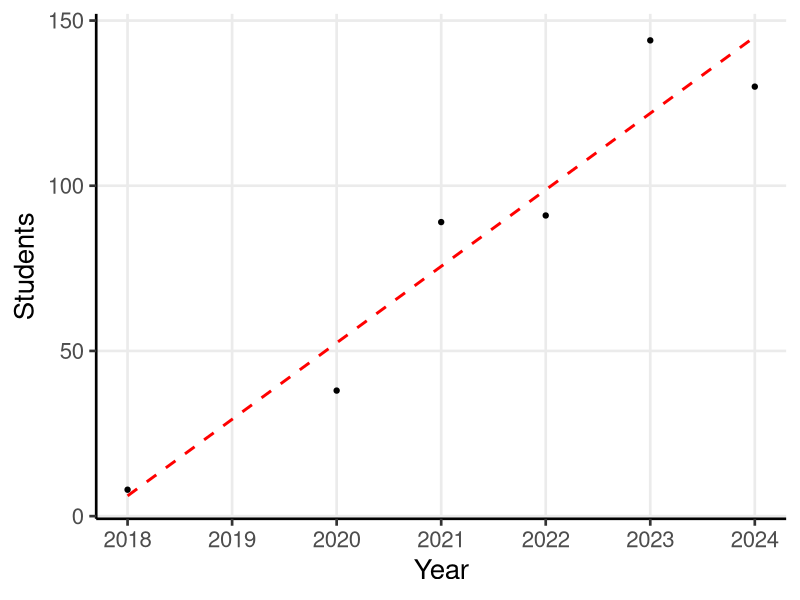

R code for this plot:
## ---- chunk 1
#| echo: true
my_vector <- c(49, 31, 24, 35, 71, 7, 36, 23, 67, 37)
## ---- chunk 2
#| echo: true
Vector <- R6::R6Class("Vector",
  public = list(
    data = NULL,
    initialize = function(data) {
      if (!is.numeric(data)) {
        stop("Data should be numeric.")
      }
      self$data <- data
    },
    mean = function() {
      return(sum(self$data) / length(self$data))
    }
  )
)
numbers <- Vector$new(my_vector)
print(numbers$mean())
## ---- chunk 3
#| echo: true
my_vector <- c(49, 31, 24, 35, 71, 7, 36, 23, 67, 37)
## ---- chunk 4
#| echo: true
my_sum <- 0
for( i in 1:length(my_vector) ){
  my_sum <- my_sum + my_vector[i]
}
my_mean <- my_sum / length(my_vector)
print(my_mean)
## ---- chunk 5
#| echo: true
my_vector <- c(49, 31, 24, 35, 71, 7, 36, 23, 67, 37)
## ---- chunk 6
#| echo: true
my_mean <- mean(my_vector)
print(my_mean)
## ---- chunk 7
#| echo: true
sd(my_vector)
## ---- chunk 8
#| echo: true
median(my_vector)
## ---- chunk 9
#| echo: true
sample(my_vector)
## ---- chunk 10
#| echo: true
sample(my_vector, replace = TRUE)
## ---- chunk 11
#| echo: false
#| message: false
#| warning: false
#| fig-align: center
#| fig-width: 10
#| fig-height: 8
library("tidyverse")
library("broom")
d <- tibble(
  Year = c(2018, 2020, 2021, 2022, 2023, 2024),
  Students = c(8, 38, 89, 91, 144, 130)
)

d |> 
  ggplot(aes(x = Year,
             y = Students)) +
  geom_point() +
  geom_smooth(method = "lm", se = FALSE, colour = "red", linetype = "dashed") +
  scale_x_continuous(breaks = 2018:2024) +
  theme_classic(base_size = 20) +
  theme(panel.grid.major = element_line())
